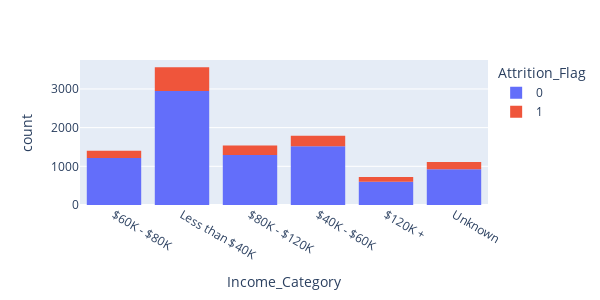

Notebook code cell kept with this figure:
### Code cell
fig4 = px.histogram (df, x = df['Income_Category'], width = 600, height = 300, color ='Attrition_Flag')
fig4.show()

### Figure 1 — Plotly figure (JSON) as saved in the notebook; plotly's stock layout.template omitted (floating-point values rounded to 4 significant figures; data arrays with more than 128 entries replaced by an {"elided": "..."} marker saying what was removed)
{"data": [{"alignmentgroup": "True", "bingroup": "x", "hovertemplate": "Attrition_Flag=0<br>Income_Category=%{x}<br>count=%{y}<extra></extra>", "legendgroup": "0", "marker": {"color": "#636efa", "pattern": {"shape": ""}}, "name": "0", "offsetgroup": "0", "orientation": "v", "showlegend": true, "type": "histogram", "x": {"elided": "8500 str values"}, "xaxis": "x", "yaxis": "y"}, {"alignmentgroup": "True", "bingroup": "x", "hovertemplate": "Attrition_Flag=1<br>Income_Category=%{x}<br>count=%{y}<extra></extra>", "legendgroup": "1", "marker": {"color": "#EF553B", "pattern": {"shape": ""}}, "name": "1", "offsetgroup": "1", "orientation": "v", "showlegend": true, "type": "histogram", "x": {"elided": "1627 str values"}, "xaxis": "x", "yaxis": "y"}], "layout": {"barmode": "relative", "height": 300, "legend": {"title": {"text": "Attrition_Flag"}, "tracegroupgap": 0}, "margin": {"t": 60}, "width": 600, "xaxis": {"anchor": "y", "domain": [0, 1], "title": {"text": "Income_Category"}}, "yaxis": {"anchor": "x", "domain": [0, 1], "title": {"text": "count"}}}}
